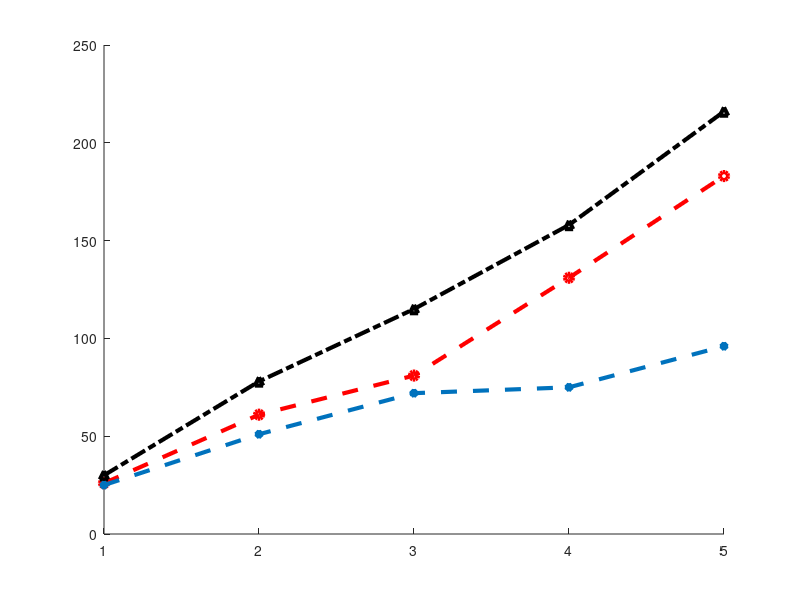

MATLAB code to generate this figure: (Note: this script raises an error after producing the figure.)
% this figures draws the adjusted taxonomy, collecting answer from crowd.
% Changing Parameter: Budget, six lines- 0~1

lineWidth = 3;
markerSize=20;
labelTestSize = 40;
legendTextSize = 40;
boxRatioTextSize = 35;

greedy = [26,61,81,131,183];
dp = [30,78,115,158,216];
rand = [25,51,72,75,96];
% entity_one = [26,48,66,82,99];
% entity_total = [];
hFig = figure(1);
enlargeScale = 1.4;
set(hFig, 'Position', [0 0 560*enlargeScale 420*enlargeScale]);
hold on;
xSequenceC = {'0.2';'0.4';'0.6';'0.8';'1'};

xSequence = 1:length(xSequenceC);

a1 = plot(xSequence, greedy, 'o--r','LineWidth',lineWidth); M1 = 'Greedy';
a2 = plot(xSequence, dp, '^-.k','LineWidth',lineWidth); M2 = 'DP';
a3 = plot(xSequence,rand,'*--','LineWidth',lineWidth); M3 = 'Rand';
% a3 = plot(xSequence, theta_7, 'd--c','LineWidth',lineWidth); M3 = '\theta = 0.7';
% a4 = plot(xSequence, theta_8, '+--b','LineWidth',lineWidth); M4 = '\theta = 0.8';
% a5 = plot(xSequence, theta_9, 'v-.m','LineWidth',lineWidth); M5 = '\theta = 0.9';
% a10 = plot(xSequence,weight_10, 'square:g','LineWidth',lineWidth); M6 = '\lambda = 1';
%h_legend = legend(M1, M2, M3, M4,  2);
h_legend = legend(M1,M2,M3,2);
xhand = xlabel(['Budget (', char(8240),')']);
yhand = ylabel('Utility');
% set(a1, 'MarkerSize', markerSize);
% set(a2, 'MarkerSize', markerSize);
% set(a3, 'MarkerSize', markerSize);
% set(a4, 'MarkerSize', markerSize);
set([a1,a2,a3],'MarkerSize',markerSize);
set(h_legend,'FontSize',legendTextSize);
%set(h_legend, 'FontWeight', 'bold'); 
set(gca,'fontsize',boxRatioTextSize);
set(xhand, 'FontSize', labelTestSize);
set(yhand, 'FontSize', labelTestSize);
set(gca,'XTick',xSequence); % Change x-axis ticks
set(gca,'XTickLabel',xSequenceC); % Change x-axis ticks labels to desired values.
hold off;